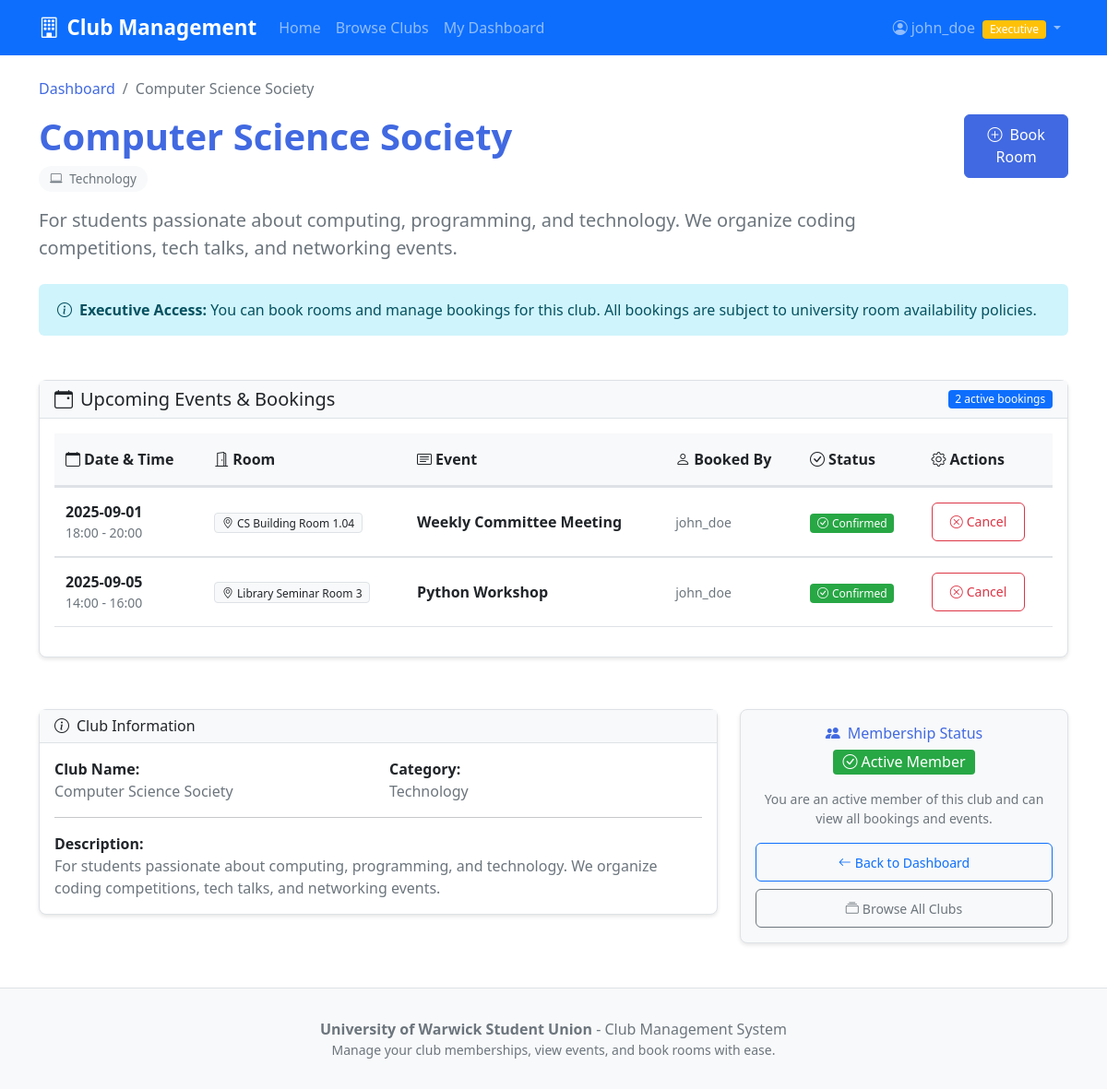
The app's page /club/1 (signed in) with its own data.
### tables this page shows
CREATE TABLE users (
    id INTEGER PRIMARY KEY AUTOINCREMENT,
    student_reg_number TEXT NOT NULL UNIQUE,
    username TEXT NOT NULL UNIQUE,
    email TEXT NOT NULL UNIQUE,
    phone_number TEXT,
    password TEXT NOT NULL, -- NOTE: In production, passwords should be hashed using bcrypt or similar
    role TEXT NOT NULL DEFAULT 'member' CHECK (role IN ('member', 'executive'))
);

CREATE TABLE clubs (
    id INTEGER PRIMARY KEY AUTOINCREMENT,
    name TEXT NOT NULL UNIQUE,
    description TEXT,
    category TEXT NOT NULL DEFAULT 'General' CHECK (category IN ('Academic', 'Sports', 'Arts', 'Cultural', 'Technology', 'Social', 'General'))
);

CREATE TABLE bookings (
    id INTEGER PRIMARY KEY AUTOINCREMENT,
    club_id INTEGER NOT NULL,
    booked_by_user_id INTEGER NOT NULL,
    room_name TEXT NOT NULL,
    event_title TEXT NOT NULL,
    start_time DATETIME NOT NULL,
    end_time DATETIME NOT NULL,
    status TEXT NOT NULL DEFAULT 'Confirmed' CHECK (status IN ('Confirmed', 'Cancelled')),
    created_at DATETIME DEFAULT CURRENT_TIMESTAMP,
    FOREIGN KEY (club_id) REFERENCES clubs (id) ON DELETE CASCADE,
    FOREIGN KEY (booked_by_user_id) REFERENCES users (id) ON DELETE CASCADE
);

### app.py (the view)
@app.route('/club/<int:club_id>')
def club_details(club_id):
    if 'user_id' not in session:
        flash('Please log in to view club details.', 'warning')
        return redirect(url_for('login'))
    db = get_db()
    membership = db.execute('''
        SELECT * FROM memberships
        WHERE user_id = ? AND club_id = ?
    ''', (session['user_id'], club_id)).fetchone()
    if not membership:
        flash('You must be a member of this club to view its details.', 'danger')
        return redirect(url_for('dashboard'))
    club = db.execute('SELECT * FROM clubs WHERE id = ?', (club_id,)).fetchone()
    bookings = db.execute('''
        SELECT b.*, u.username as booked_by_username
        FROM bookings b
        JOIN users u ON b.booked_by_user_id = u.id
        WHERE b.club_id = ? AND b.status = 'Confirmed'
        AND datetime(b.start_time) >= datetime('now')
        ORDER BY b.start_time
    ''', (club_id,)).fetchall()
    db.close()
    return render_template('club_details.html', club=club, bookings=bookings, user_role=get_user_role())

### templates/club_details.html (shortened to what this page needs)
{% extends "layout.html" %}
{% block content %}
<div class="container mt-4">
    <div class="row mb-4">
        <div class="col-12">
            <nav aria-label="breadcrumb">
                <ol class="breadcrumb">
                    <li class="breadcrumb-item"><a href="{{ url_for('dashboard') }}">Dashboard</a></li>
                    <li class="breadcrumb-item active">{{ club.name }}</li>
                </ol>
            </nav>
            <div class="d-flex justify-content-between align-items-start">
                <div>
                    <h2 class="display-6 fw-bold text-primary mb-2">{{ club.name }}</h2>
                    <span class="category-badge mb-3">
                        {% if club.category == 'Technology' %}
                            <i class="bi bi-laptop me-1"></i>
                        {% elif club.category == 'Sports' %}
                            <i class="bi bi-trophy me-1"></i>
                        {% elif club.category == 'Arts' %}
                            <i class="bi bi-palette me-1"></i>
                        {% elif club.category == 'Academic' %}
                            <i class="bi bi-book me-1"></i>
                        {% elif club.category == 'Cultural' %}
                            <i class="bi bi-globe me-1"></i>
                        {% else %}
                            <i class="bi bi-people me-1"></i>
                        {% endif %}
                        {{ club.category }}
                    </span>
                    {% if club.description %}
                    <p class="lead text-muted mb-0">{{ club.description }}</p>
                    {% endif %}
                </div>
                {% if user_role == 'executive' %}
                <div>
                    <button type="button" class="btn btn-primary" data-bs-toggle="modal" data-bs-target="#bookingModal">
                        <i class="bi bi-plus-circle me-2"></i>Book Room
                    </button>
                </div>
                {% endif %}
            </div>
        </div>
    </div>
    {% if user_role == 'executive' %}
    <div class="row mb-4">
        <div class="col-12">
            <div class="alert alert-info">
                <div class="d-flex align-items-center">
                    <i class="bi bi-info-circle me-2"></i>
                    <div>
                        <strong>Executive Access:</strong> You can book rooms and manage bookings for this club.
                        All bookings are subject to university room availability policies.
                    </div>
                </div>
            </div>
        </div>
    </div>
    {% endif %}
    <div class="row">
        <div class="col-12">
            <div class="card card-spacing">
                <div class="card-header d-flex justify-content-between align-items-center">
                    <h5 class="mb-0">
                        <i class="bi bi-calendar-event me-2"></i>Upcoming Events & Bookings
                    </h5>
                    <span class="badge bg-primary">{{ bookings|length }} active booking{{ 's' if bookings|length != 1 else '' }}</span>
                </div>
                {% if bookings %}
                <div class="card-body">
                    <div class="table-responsive">
                        <table class="table table-hover">
                            <thead>
                                <tr>
                                    <th><i class="bi bi-calendar me-1"></i>Date & Time</th>
                                    <th><i class="bi bi-door-open me-1"></i>Room</th>
                                    <th><i class="bi bi-card-text me-1"></i>Event</th>
                                    <th><i class="bi bi-person me-1"></i>Booked By</th>
                                    <th><i class="bi bi-check-circle me-1"></i>Status</th>
                                    {% if user_role == 'executive' %}
                                    <th><i class="bi bi-gear me-1"></i>Actions</th>
                                    {% endif %}
                                </tr>
                            </thead>
                            <tbody>
                                {% for booking in bookings %}
                                <tr>
                                    <td>
                                        <div class="d-flex flex-column">
                                            <strong>{{ booking.start_time[:10] }}</strong>
                                            <small class="text-muted">
                                                {{ booking.start_time[11:16] }} - {{ booking.end_time[11:16] }}
                                            </small>
                                        </div>
                                    </td>
                                    <td>
                                        <span class="badge bg-light text-dark border">
                                            <i class="bi bi-geo-alt me-1"></i>{{ booking.room_name }}
                                        </span>
                                    </td>
                                    <td>
                                        <strong>{{ booking.event_title }}</strong>
                                    </td>
                                    <td>
                                        <small class="text-muted">{{ booking.booked_by_username }}</small>
                                    </td>
                                    <td>
                                        {% if booking.status == 'Confirmed' %}
                                        <span class="badge bg-success">
                                            <i class="bi bi-check-circle me-1"></i>Confirmed
                                        </span>
                                        {% else %}
                                        <span class="badge bg-secondary">
                                            <i class="bi bi-x-circle me-1"></i>{{ booking.status }}
                                        </span>
                                        {% endif %}
                                    </td>
                                    {% if user_role == 'executive' %}
                                    <td>
                                        {% if booking.status == 'Confirmed' %}
                                        <a href="{{ url_for('cancel_booking', booking_id=booking.id) }}"
                                           class="btn btn-outline-danger btn-sm"
                                           onclick="return confirmDelete('Are you sure you want to cancel this booking? This action cannot be undone.')">
                                            <i class="bi bi-x-circle me-1"></i>Cancel
                                        </a>
                                        {% else %}
                                        <span class="text-muted small">No actions</span>
                                        {% endif %}
                                    </td>
                                    {% endif %}
                                </tr>
                                {% endfor %}
                            </tbody>
                        </table>
                    </div>
                </div>
                {% endif %}
            </div>
        </div>
    </div>
    <div class="row mt-4">
        <div class="col-lg-8">
            <div class="card">
                <div class="card-header">
                    <h6 class="mb-0">
                        <i class="bi bi-info-circle me-2"></i>Club Information
                    </h6>
                </div>
                <div class="card-body">
                    <div class="row">
                        <div class="col-sm-6">
                            <strong>Club Name:</strong><br>
                            <span class="text-muted">{{ club.name }}</span>
                        </div>
                        <div class="col-sm-6">
                            <strong>Category:</strong><br>
                            <span class="text-muted">{{ club.category }}</span>
                        </div>
                    </div>
                    {% if club.description %}
                    <hr>
                    <div class="row">
                        <div class="col-12">
                            <strong>Description:</strong><br>
                            <span class="text-muted">{{ club.description }}</span>
                        </div>
                    </div>
                    {% endif %}
                </div>
            </div>
        </div>
        <div class="col-lg-4">
            <div class="card bg-light-custom">
                <div class="card-body text-center">
                    <h6 class="card-title text-primary">
                        <i class="bi bi-people-fill me-2"></i>Membership Status
                    </h6>
                    <div class="mb-3">
                        <span class="badge bg-success fs-6">
                            <i class="bi bi-check-circle me-1"></i>Active Member
                        </span>
                    </div>
                    <p class="card-text small text-muted mb-3">
                        You are an active member of this club and can view all bookings and events.
                    </p>
                    <div class="d-grid gap-2">
                        <a href="{{ url_for('dashboard') }}" class="btn btn-outline-primary btn-sm">
                            <i class="bi bi-arrow-left me-1"></i>Back to Dashboard
                        </a>
                        <a href="{{ url_for('clubs') }}" class="btn btn-outline-secondary btn-sm">
                            <i class="bi bi-collection me-1"></i>Browse All Clubs
                        </a>
                    </div>
                </div>
            </div>
        </div>
    </div>
</div>
{% endblock %}

### templates/layout.html (shortened to what this page needs)
<!DOCTYPE html>
<html lang="en">
<head>
    <link href="https://cdn.jsdelivr.net/npm/bootstrap@5.1.3/dist/css/bootstrap.min.css" rel="stylesheet">
    <link rel="stylesheet" href="https://cdn.jsdelivr.net/npm/bootstrap-icons@1.7.2/font/bootstrap-icons.css">
    <link rel="stylesheet" href="{{ url_for('static', filename='styles.css') }}">
</head>
<body>
    <nav class="navbar navbar-expand-lg navbar-dark bg-primary">
        <div class="container">
            <a class="navbar-brand" href="{{ url_for('index') }}">
                <i class="bi bi-building me-2"></i>Club Management
            </a>
            <div class="collapse navbar-collapse" id="navbarNav">
                <ul class="navbar-nav me-auto">
                    <li class="nav-item">
                        <a class="nav-link" href="{{ url_for('index') }}">Home</a>
                    </li>
                    <li class="nav-item">
                        <a class="nav-link" href="{{ url_for('clubs') }}">Browse Clubs</a>
                    </li>
                    {% if session.user_id %}
                    <li class="nav-item">
                        <a class="nav-link" href="{{ url_for('dashboard') }}">My Dashboard</a>
                    </li>
                    {% endif %}
                </ul>
                <ul class="navbar-nav">
                    {% if session.user_id %}
                        <li class="nav-item dropdown">
                            <a class="nav-link dropdown-toggle" href="#" id="navbarDropdown" role="button" data-bs-toggle="dropdown">
                                <i class="bi bi-person-circle me-1"></i>{{ session.username }}
                                {% if session.role == 'executive' %}
                                    <span class="badge bg-warning ms-1">Executive</span>
                                {% endif %}
                            </a>
                        </li>
                    {% endif %}
                </ul>
            </div>
        </div>
    </nav>
    <main>
        {% block content %}{% endblock %}
    </main>
    <footer class="footer mt-5">
        <div class="container">
            <div class="row justify-content-center">
                    <p class="mb-0">
                        <strong>University of Warwick Student Union</strong> - Club Management System
                    </p>
                    <small>Manage your club memberships, view events, and book rooms with ease.</small>
                </div>
            </div>
    </footer>
</body>
</html>

### records on screen
users: username "john_doe"
clubs: name "Computer Science Society", category "Technology", description "For students passionate about computing, programming, and technology. We organize coding competitions, tech talks, and networking events."
bookings: start_time "2025-09-01", start_time "18:00", end_time "20:00", room_name "CS Building Room 1.04", event_title "Weekly Committee Meeting", booked_by_username "john_doe", status "Confirmed" (drawn)
bookings: start_time "2025-09-05", start_time "14:00", end_time "16:00", room_name "Library Seminar Room 3", event_title "Python Workshop", booked_by_username "john_doe", status "Confirmed" (drawn)

### other values on screen
{{ bookings|length }} "2"
{{ 's' if bookings|length != 1 else '' }} "s"
